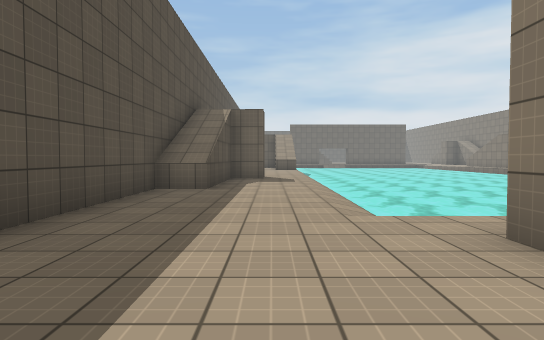
[1] (above)

20 first-person views from a walk through a scene from a Unity 3-D project. The camera is 1.2 m above the floor, tilts 2° down and sees 75° across. The floor is counted in squares, 2 m on a side. Each view is taken from the middle of a square. On the plan, view 1 faces up. The plan holds only what a view shows up to about 10 squares ahead; the rest is blank. The place goes on beyond the plan. Surface patterns are stand-ins for the level's own textures.

[2]
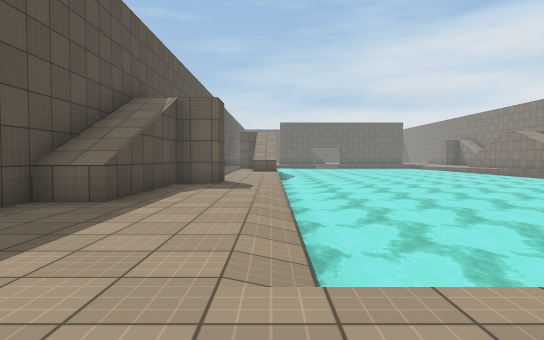

[3]
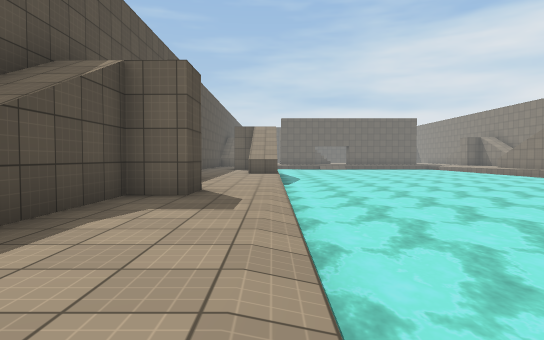

[4]
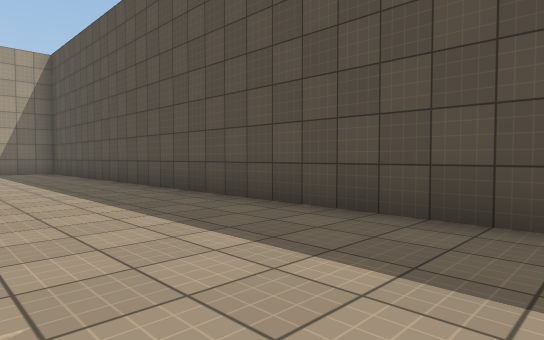

[5]
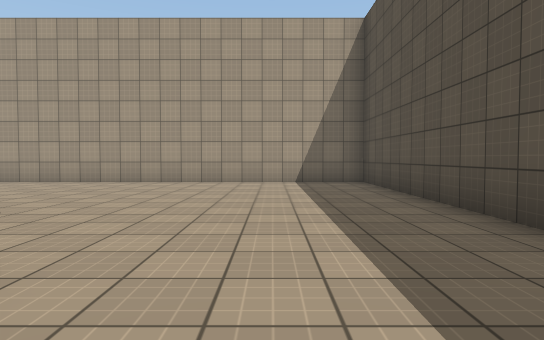

[6]
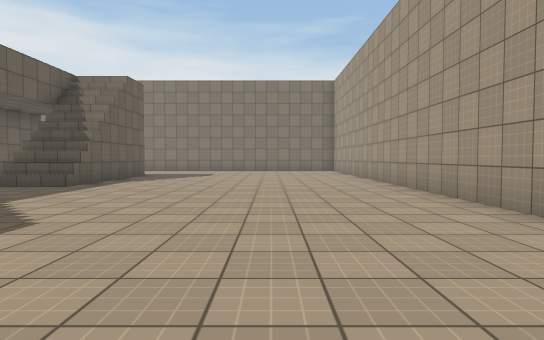

[7]
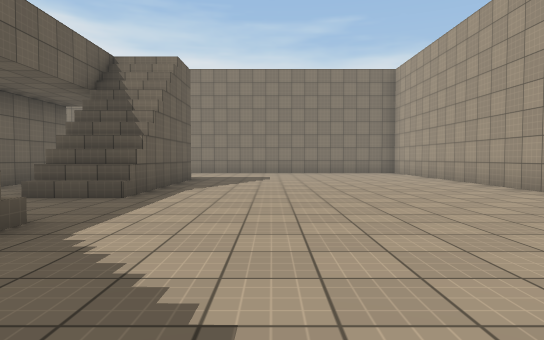

[8]
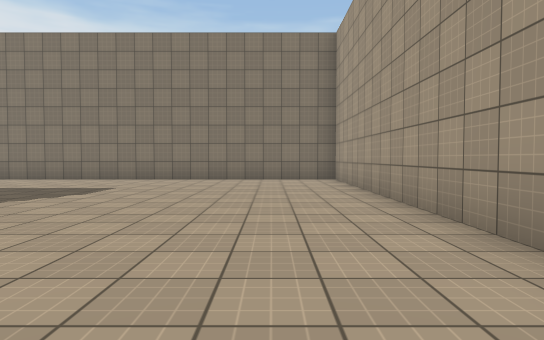

[9]
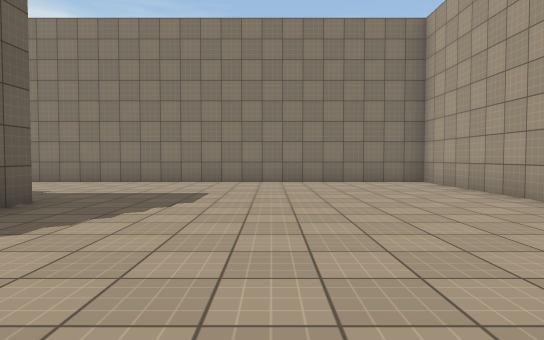

[10]
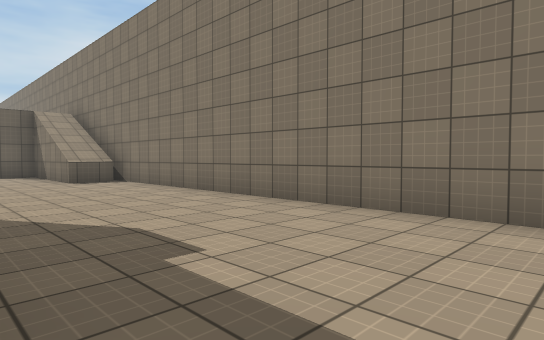

[11]
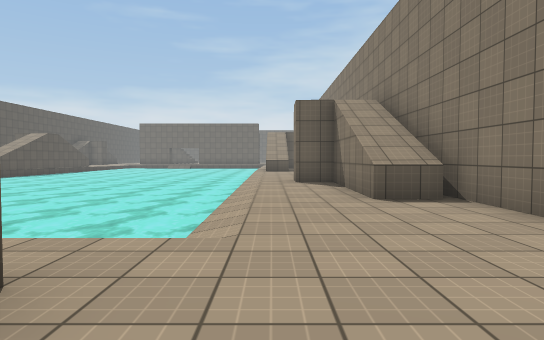

[12]
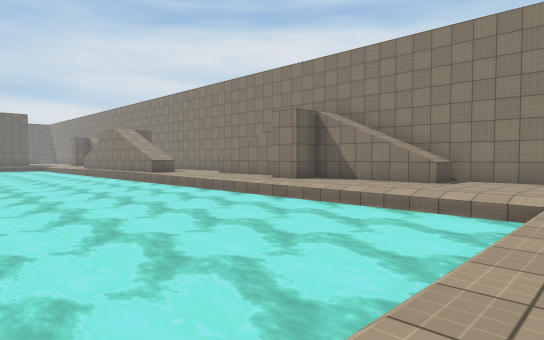

[13]
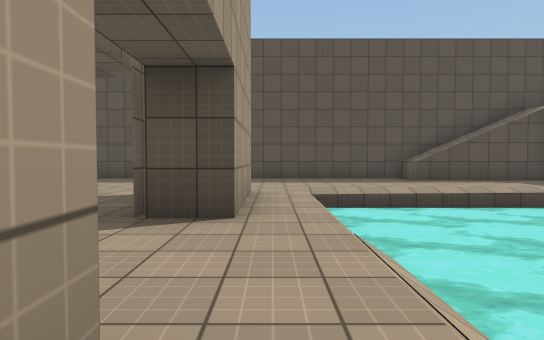

[14]
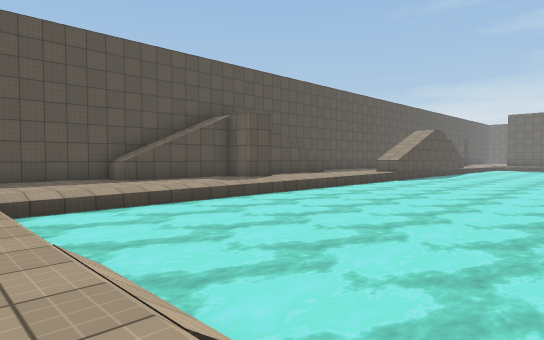

[15]
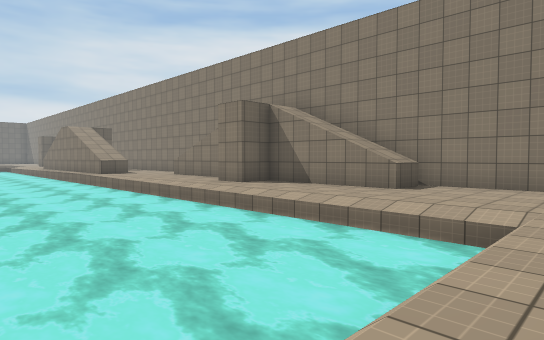

[16]
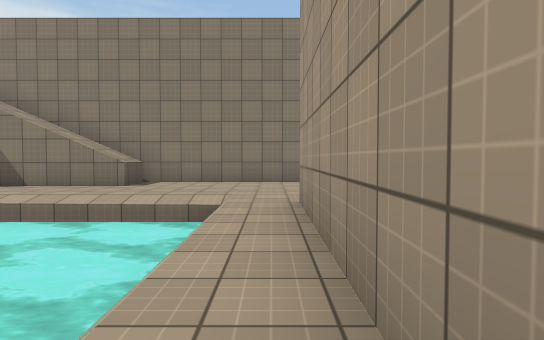

[17]
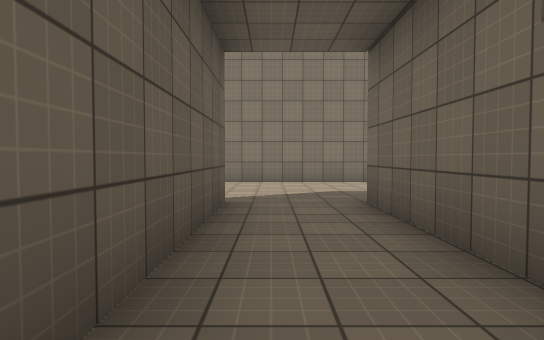

[18]
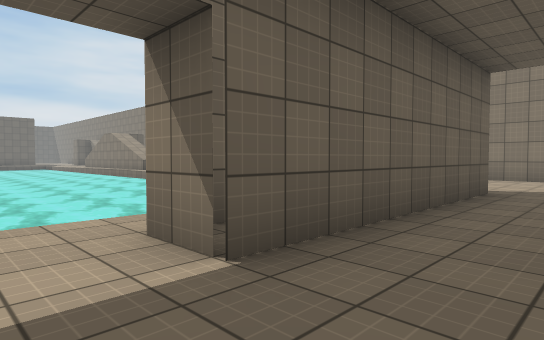

[19]
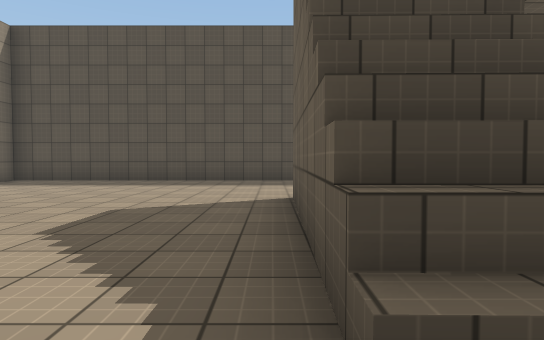

[20]
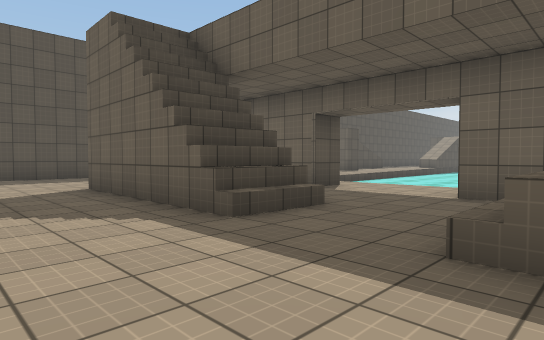

### Floor plan
Key: @ floor where view 1 was taken; # wall or solid block; . main floor; - floor 0.5 m lower than the main floor; : floor 6 m higher than the main floor; / step, stairs or slope; = window, fence, low wall or low ledge; ~ water the walk can cross; ≈ water the walk keeps out of; ^ raised ledge.
Columns run from 3 left of view 1 to 17 right of it. Each row starts with its distance up from view 1.
 15   ^..≈≈≈≈≈≈≈≈ ≈
 14    ..≈≈≈≈≈≈≈≈≈≈≈
 13    ..≈≈≈≈≈≈≈≈≈≈≈≈
 12    ..≈≈≈≈≈≈≈≈≈≈≈≈.
 11  ##..≈≈≈≈≈≈≈≈≈≈≈≈..
 10  #...≈≈≈≈≈≈≈≈≈≈≈≈.##
  9  #../≈≈≈≈≈≈≈≈≈≈≈≈..#
  8  #../≈≈≈≈≈≈≈≈≈≈≈≈..#
  7 ##../≈≈≈≈≈≈≈≈≈≈≈≈..##
  6 #.../≈≈≈≈≈≈≈≈≈≈≈≈..^#
  5 #.../≈≈≈≈≈≈≈≈≈≈≈≈...#
  4 #.../~~~-/≈≈≈≈≈≈≈...#
  3 #...................#
  2 #....###...#####....#
  1 #...................#
  0 #..@.//#/....#=.....#
 -1 #....:////.////:/...#
 -2 #.......//../////...#
 -3 #...................#
 -4 #...................#
 -5 #...................#
 -6 #...................#
 -7 #...................#
 -8 #...................#
 -9 #####################

Positions as (right, up) in squares from view 1, and headings:
1: (0, 0), facing up
2: (1, 2), facing up
3: (1, 5), facing up
4: (1, 5), facing down-left
5: (0, 0), facing down
6: (1, -6), facing right
7: (3, -4), facing right
8: (7, -7), facing right
9: (8, -5), facing right
10: (13, -3), facing up-right
11: (14, 1), facing up
12: (7, 3), facing up-right
13: (8, 3), facing left
14: (8, 3), facing up-left
15: (9, 3), facing up-right
16: (8, 3), facing right
17: (8, 1), facing right
18: (6, 0), facing up-right
19: (7, -2), facing left
20: (9, -4), facing up-left
